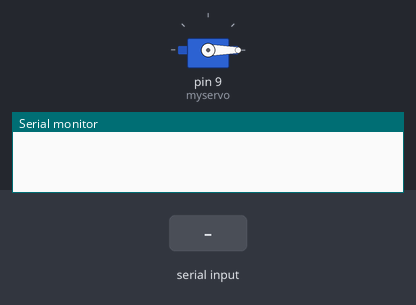
This sketch was run on a simulated Arduino Leonardo, built with avr-gcc and run on an emulated ATmega32U4. On the bench: servo, the last lines printed to the serial monitor. The test bench sets the inputs (shaded band).

Above: at 1.2 s.
1.3 s: "90,45\n" received over Serial
At 2.1 s:
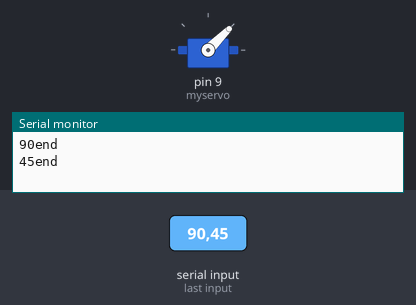
3.8 s: "30,150\n" received over Serial
At 4.3 s:
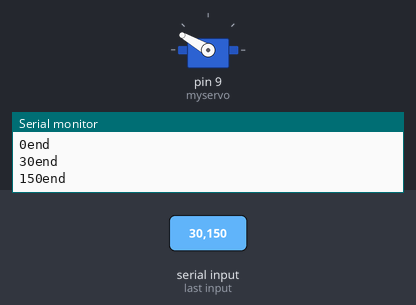
6.3 s: "200\n" received over Serial
At 7.0 s:
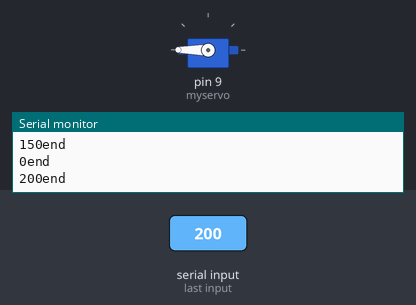
Timing chart, 0 to 9.3 s (numbered marks = the images above; inputs shaded):
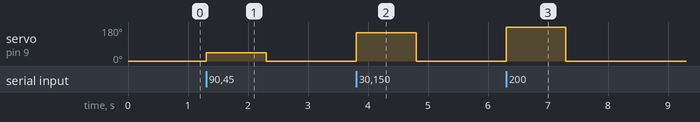

Measured:
- after the input at 1.3 s, servo on pin 9 (myservo): 0° → 45° at once, → 0° 1.0 s later
- after the input at 3.8 s, servo on pin 9 (myservo): 0° → 150° at once, → 0° 1.0 s later
- after the input at 6.3 s, servo on pin 9 (myservo): 0° → 180° at once, → 0° 1.0 s later

The sketch:

servo_example1.ino
```cpp
/*
BOM:
LEONARDO
any DC ster motor

function:
use serial control dgree of DC motor
my DC moter degree is not concise
*/
#include <Servo.h>
Servo myservo;
int incomingByte = 0;
void setup() {
  myservo.attach(9);
  Serial.begin(9600);
}
void loop() {
  if (Serial.available() > 0) {
    incomingByte = Serial.parseInt();//from 0 to 180
    Serial.print(incomingByte);
    Serial.println("end");
  }
  myservo.write(incomingByte);
}
```
